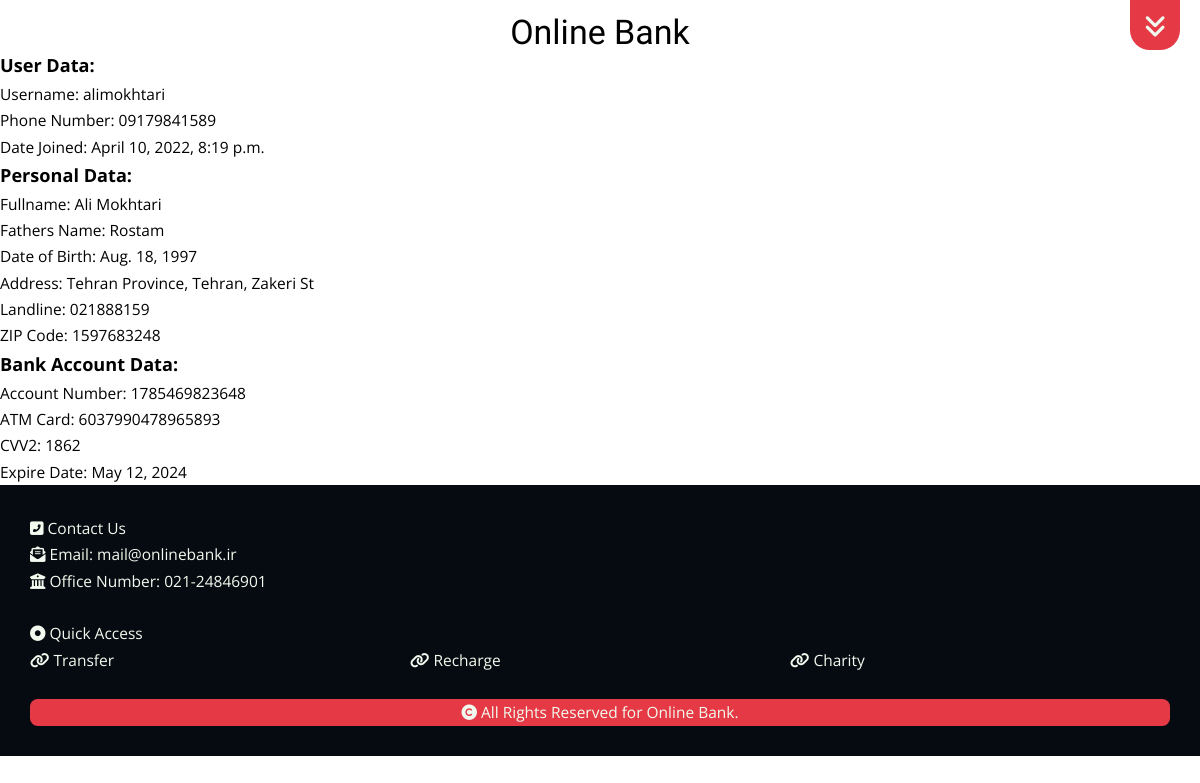
The page /app/profile/ (signed in) on the database its author committed.
### user/models.py (models this page shows, shortened)
class CustomUser(AbstractBaseUser):
  username      = models.CharField(max_length=20, unique=True)
  phone_number  = models.CharField(max_length=11)
  nid_number    = models.CharField(max_length=10)
  atm_card      = models.CharField(max_length=16)
  is_admin			= models.BooleanField(default=False)
  is_staff      = models.BooleanField(default=False)
  is_superuser  = models.BooleanField(default=False)
  is_active     = models.BooleanField(default=True)
  date_joined		= models.DateTimeField(auto_now_add=True)
  last_login		= models.DateTimeField(auto_now=True)
  USERNAME_FIELD  = 'username'
  REQUIRED_FIELDS = ['phone_number', 'nid_number', 'atm_card']
  objects = CustomUserManager()
  def __str__(self):
    return self.username

### app/models.py (models this page shows, shortened)
class Person(models.Model):
  nid_number    = models.CharField(primary_key=True, max_length=10)
  first_name    = models.CharField(max_length=100)
  last_name     = models.CharField(max_length=100)
  fathers_name  = models.CharField(max_length=100)
  date_of_birth = models.DateField()
  address       = models.CharField(max_length=1024)
  landline      = models.CharField(max_length=11)
  zip_code      = models.CharField(max_length=10)

class BankAccount(models.Model):
  nid_number      = models.ForeignKey('Person', on_delete = models.CASCADE)
  atm_card        = models.CharField(max_length=16)
  account_number  = models.CharField(max_length=13)
  cvv2            = models.CharField(max_length=4)
  expire_date     = models.DateField()
  credit          = models.PositiveBigIntegerField()

### app/views.py (the view)
# urls.py: path('profile/', views.profile, name='profile'),
def profile(request):
  user_data = CustomUser.objects.get(username=request.user)
  person_data = Person.objects.get(nid_number=user_data.nid_number)
  bank_account_data = BankAccount.objects.get(atm_card=user_data.atm_card)
  context = {
    'username': user_data.username,
    'phone_number': user_data.phone_number,
    'date_joined': user_data.date_joined,
    'first_name': person_data.first_name,
    'last_name': person_data.last_name,
    'fathers_name': person_data.fathers_name,
    'date_of_birth': person_data.date_of_birth,
    'address': person_data.address,
    'landline': person_data.landline,
    'zip_code': person_data.zip_code,
    'account_number': bank_account_data.account_number,
    'atm_card': bank_account_data.atm_card,
    'cvv2': bank_account_data.cvv2,
    'expire_date': bank_account_data.expire_date,
  }
  return render(request, 'app/profile.html', context)

### app/templates/app/profile.html (shortened to what this page needs)
{% extends "base.html" %}
{% block content %}
  <h3>User Data:</h3>
  <p>Username: {{ username }}</p>
  <p>Phone Number: {{ phone_number }}</p>
  <p>Date Joined: {{ date_joined }}</p>
  <h3>Personal Data:</h3>
  <p>Fullname: {{ first_name }} {{ last_name }}</p>
  <p>Fathers Name: {{ fathers_name }}</p>
  <p>Date of Birth: {{ date_of_birth }}</p>
  <p>Address: {{ address }}</p>
  <p>Landline: {{ landline }}</p>
  <p>ZIP Code: {{ zip_code }}</p>
  <h3>Bank Account Data:</h3>
  <p>Account Number: {{ account_number }}</p>
  <p>ATM Card: {{ atm_card }}</p>
  <p>CVV2: {{ cvv2 }}</p>
  <p>Expire Date: {{ expire_date }}</p>
{% endblock %}

### app/templates/base.html (shortened to what this page needs)
<!DOCTYPE html>
<html lang="en">
<head>
  {% load static %}
  <link rel="stylesheet" type="text/css" href="{% static 'app/css/styles.css' %}">
  <link rel="stylesheet" type="text/css" href="{% static 'app/css/all.min.css' %}">
</head>
<body>
  {% block sidebar %}
    <div class="open-btn"  id="sideNavOpenBtn">
      <i class="fa-solid fa-angles-down"></i>
    </div>
  {% endblock %}
  <div class="header">
    <p>Online Bank</p>
  </div>
  <main class="main-wrapper">
    {% block content %}{% endblock %}
  </main>
  <div class="footer">
    <p><i class="fa-solid fa-square-phone-flip"></i> Contact Us</p>
    <p><i class="fa-solid fa-envelope-open-text"></i> Email: mail@onlinebank.ir</p>
    <p><i class="fa-solid fa-building-columns"></i> Office Number: 021-24846901</p>
    <br>
    <p><i class="fa-solid fa-circle-dot"></i> Quick Access</p>
    <div class="links">
      <a class="no-decoration" href="{% url 'app:transfer' %"><i class="fa-solid fa-link"></i> Transfer</a>
      <a class="no-decoration" href="{% url 'app:recharge' %"><i class="fa-solid fa-link"></i> Recharge</a>
      <a class="no-decoration" href="{% url 'app:charity' %"><i class="fa-solid fa-link"></i> Charity</a>
    </div>
    <br>
    <p class="copy-right"><i class="fa-solid fa-copyright"></i> All Rights Reserved for Online Bank.</p>
  </div>
</body>
</html>

### app/static/app/css/styles.css (style rules this page uses)
* { box-sizing: border-box; border: none; margin: 0; padding: 0; }
:root { --white: #F1FAEE; --black: #060b11; --light-red: #EC9A9A; --red: #E8525B; --dark-red: #E63946; --light-blue: #A8DADC; --blue: #457B9D; --dark-blue: #1D3557; }
html { font-size: 10px; }
body { font-size: clamp(1.38rem, 1.32rem + 0.25vw, 1.55rem); font-family: 'Open Sans', sans-serif; line-height: 1.7; }
a { text-decoration: none; color: var(--black); }
.no-decoration { text-decoration: none; }
.main-wrapper { display: grid; grid-template-columns: 1fr; grid-template-rows: min-content 1fr min-content; }
.open-btn, .sidenav .close-btn { right: 2rem; z-index: 1; display: grid; place-items: center; font-size: 2.5rem; cursor: pointer; background-color: var(--dark-red); color: var(--white); height: 5rem; width: 5rem; }
.open-btn { position: fixed; top: 0; border-bottom-left-radius: 2rem; border-bottom-right-radius: 2rem; }
.header { position: sticky; top: 0; font-family: 'Grand Hotel', cursive; line-height: 1; font-size: 3.4rem; text-align: center; background-color: #fff; height: 5rem; padding-top: 1.5rem; animation: colorchange 30s infinite alternate; }
.footer { padding: 3rem; background-color: var(--black); color: var(--white); }
.footer .links { display: grid; grid-template-columns: repeat(3, 1fr); }
.footer .links a { text-decoration: none; color: var(--ligth-blue); transition: all 0.5s ease; }
.footer .copy-right { text-align: center; background-color: var(--dark-red); border-radius: 0.5em; }

### rows shown on the page
CustomUser: username "alimokhtari", phone_number "09179841589", date_joined "April 10, 2022, 8:19 p.m."
Person: first_name "Ali", last_name "Mokhtari", fathers_name "Rostam", date_of_birth "Aug. 18, 1997", address "Tehran Province, Tehran, Zakeri St", landline "021888159", zip_code "1597683248"
BankAccount: account_number "1785469823648", atm_card "6037990478965893", cvv2 "1862", expire_date "May 12, 2024"
